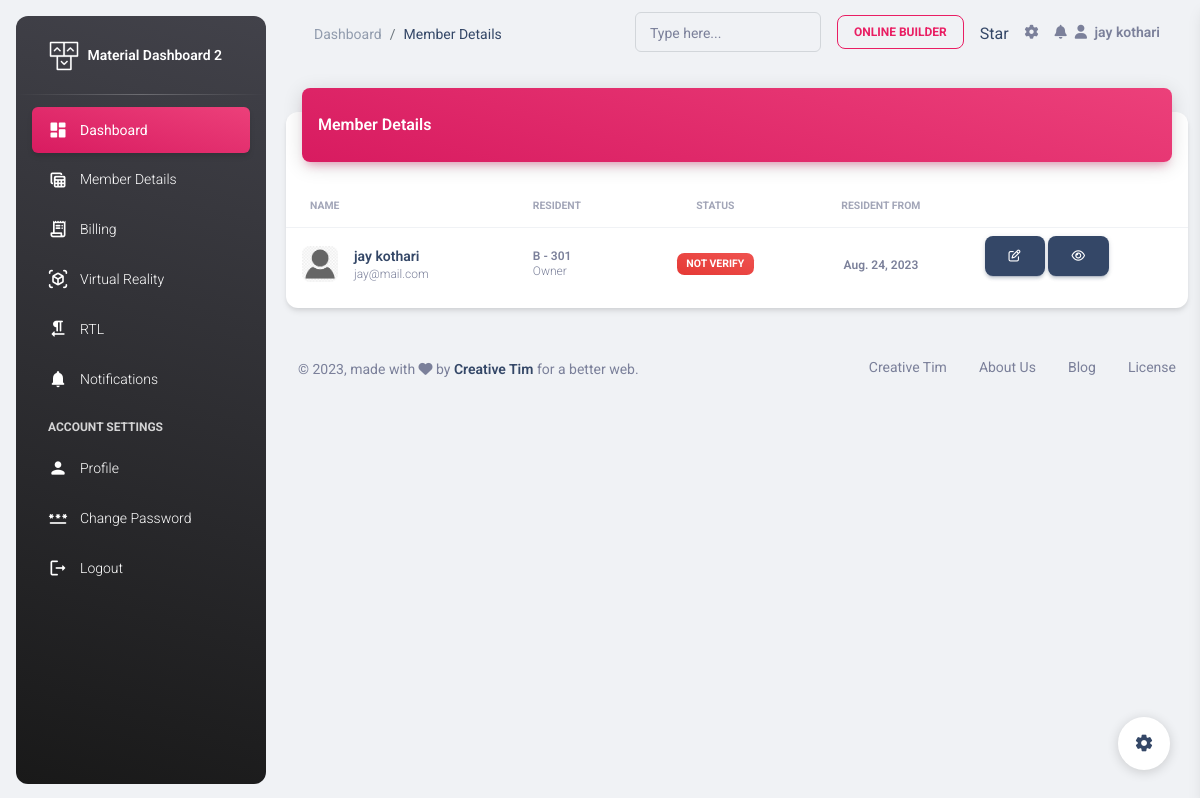
The app's page /sec/member-details/ (signed in), older data.
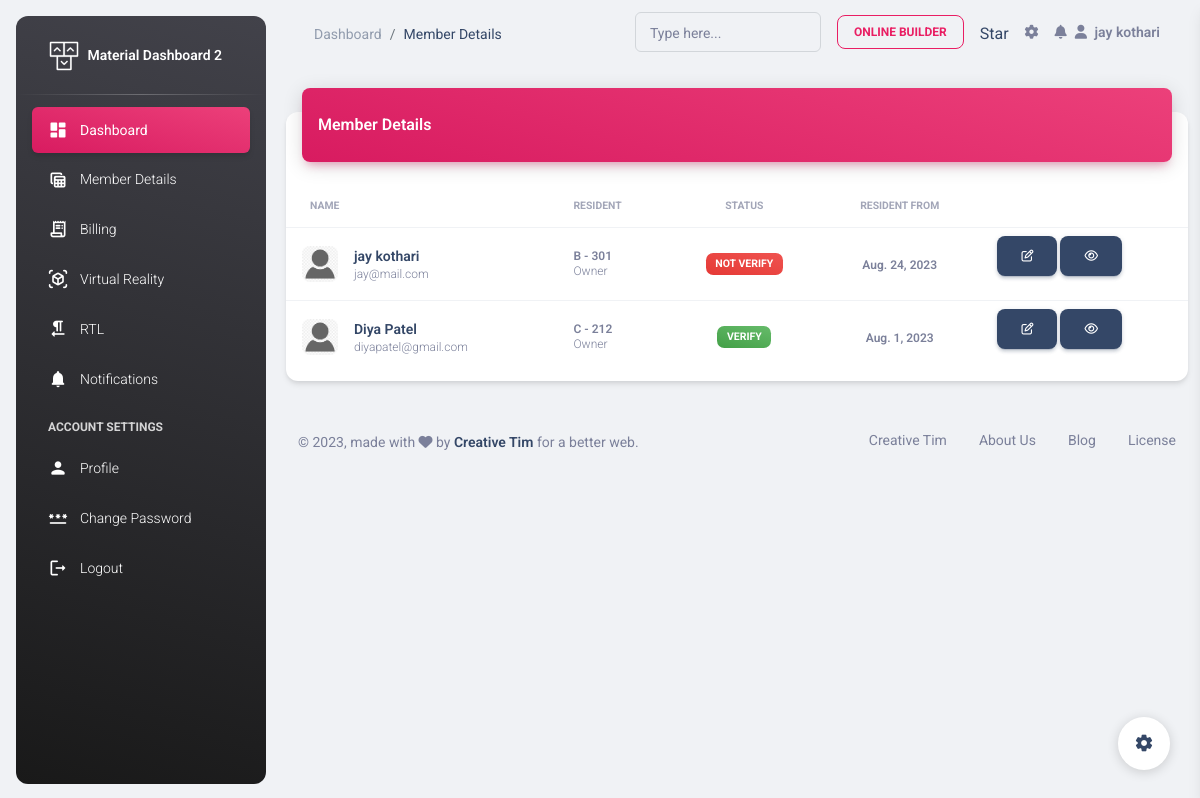
The same page, newer data.
### Secretory/models.py (models this page shows, shortened)
class Secratory(models.Model):
    name = models.CharField(max_length=30)
    email = models.EmailField(unique=True)
    mobile = models.CharField(max_length=10)
    address = models.TextField()
    password = models.CharField(max_length=30)
    sec_from = models.DateField(auto_now_add=True)
    profile_pic = models.FileField(upload_to='profile',default='avtar.png')

### Members/models.py (models this page shows, shortened)
class Member(models.Model):
    fname = models.CharField(max_length=30)
    lname = models.CharField(max_length=30)
    mobile = models.CharField(max_length=13)
    email = models.EmailField(unique=True)
    flat_no = models.IntegerField()
    wing = models.CharField(max_length=1)
    res_from = models.DateField(null=True)
    created_on = models.DateTimeField(auto_now_add=True)
    res_type = models.CharField(max_length=20,default='Owner',choices=choice)
    verify = models.BooleanField(default=False)
    pic = models.FileField(upload_to='member_pic',default='avtar.png')

### Secretory/views.py (the view)
# urls.py: path('member-details/',views.member_details, name='member-details'),
def member_details(request):
    try:
        user = Secratory.objects.get(email=request.session['email'])
        members = Member.objects.all()
        return render(request,'member-details.html',{'user':user,'members':members})
    except:
        return render(request,'sign-in.html')

### Secretory/templates/member-details.html (shortened to what this page needs)
{% extends 'header.html' %}
{% load static %}
{% block page %}
Member Details
{% endblock %}
{% block content %}
<div class="container-fluid py-4">
    <div class="row">
      <div class="col-12">
        <div class="card my-4">
          <div class="card-header p-0 position-relative mt-n4 mx-3 z-index-2">
            <div class="bg-gradient-primary shadow-primary border-radius-lg pt-4 pb-3">
              <h6 class="text-white text-capitalize ps-3">Member Details</h6>
            </div>
          </div>
          <div class="card-body px-0 pb-2">
            <div class="table-responsive p-0">
              <table class="table align-items-center mb-0">
                <thead>
                  <tr>
                    <th class="text-uppercase text-secondary text-xxs font-weight-bolder opacity-7">Name</th>
                    <th class="text-uppercase text-secondary text-xxs font-weight-bolder opacity-7 ps-2">Resident</th>
                    <th class="text-center text-uppercase text-secondary text-xxs font-weight-bolder opacity-7">Status</th>
                    <th class="text-center text-uppercase text-secondary text-xxs font-weight-bolder opacity-7">Resident From</th>
                    <th class="text-secondary opacity-7"></th>
                  </tr>
                </thead>
                <tbody>
                  {% for member in members %}
                  <tr>
                    <td>
                      <div class="d-flex px-2 py-1">
                        <div>
                          <img src="{{member.pic.url}}" class="avatar avatar-sm me-3 border-radius-lg" alt="user1">
                        </div>
                        <div class="d-flex flex-column justify-content-center">
                          <h6 class="mb-0 text-sm">{{member.fname}}  {{member.lname}}</h6>
                          <p class="text-xs text-secondary mb-0">{{member.email}}</p>
                        </div>
                      </div>
                    </td>
                    <td>
                      <p class="text-xs font-weight-bold mb-0">{{member.wing}} - {{member.flat_no}}</p>
                      <p class="text-xs text-secondary mb-0">{{member.res_type}}</p>
                    </td>
                    <td class="align-middle text-center text-sm">
                      {% if member.verify %}
                      <span class="badge badge-sm bg-gradient-success">Verify</span>
                      {% else %}
                      <span class="badge badge-sm bg-gradient-danger">Not Verify</span>
                      {% endif %}
                    </td>
                    <td class="align-middle text-center">
                      <span class="text-secondary text-xs font-weight-bold">{{member.res_from}}</span>
                    </td>
                    <td class="align-middle">
                      <a href="javascript:;" class="text-secondary font-weight-bold text-xs" data-toggle="tooltip" data-original-title="Edit user">
                        <button class="btn btn-dark"><i class="fa fa-edit"></i></button>
                      </a>
                      <a href="javascript:;" class="text-secondary font-weight-bold text-xs" data-toggle="tooltip" data-original-title="Edit user">
                        <button class="btn btn-dark"><i class="fa fa-eye"></i></button>
                      </a>
                    </td>
                  </tr>
                  {% endfor %}
                </tbody>
              </table>
            </div>
          </div>
        </div>
      </div>
    </div>
    <footer class="footer py-4  ">
      <div class="container-fluid">
        <div class="row align-items-center justify-content-lg-between">
          <div class="col-lg-6 mb-lg-0 mb-4">
            <div class="copyright text-center text-sm text-muted text-lg-start">
              © ,
              made with <i class="fa fa-heart"></i> by
              <a href="https://www.creative-tim.com" class="font-weight-bold" target="_blank">Creative Tim</a>
              for a better web.
            </div>
          </div>
          <div class="col-lg-6">
            <ul class="nav nav-footer justify-content-center justify-content-lg-end">
              <li class="nav-item">
                <a href="https://www.creative-tim.com" class="nav-link text-muted" target="_blank">Creative Tim</a>
              </li>
              <li class="nav-item">
                <a href="https://www.creative-tim.com/presentation" class="nav-link text-muted" target="_blank">About Us</a>
              </li>
              <li class="nav-item">
                <a href="https://www.creative-tim.com/blog" class="nav-link text-muted" target="_blank">Blog</a>
              </li>
              <li class="nav-item">
                <a href="https://www.creative-tim.com/license" class="nav-link pe-0 text-muted" target="_blank">License</a>
              </li>
            </ul>
          </div>
        </div>
      </div>
    </footer>
  </div>
{% endblock %}

### Secretory/templates/header.html (shortened to what this page needs)
{% load static %}
<!DOCTYPE html>
<html lang="en">
<head>
  <link href="{% static 'assets/css/nucleo-icons.css' %}" rel="stylesheet" />
  <link href="{% static 'assets/css/nucleo-svg.css' %}" rel="stylesheet" />
  <link id="pagestyle" href="{% static 'assets/css/material-dashboard.css' %}" rel="stylesheet" />
</head>
<body class="g-sidenav-show  bg-gray-200">
  <aside class="sidenav navbar navbar-vertical navbar-expand-xs border-0 border-radius-xl my-3 fixed-start ms-3   bg-gradient-dark" id="sidenav-main">
    <div class="sidenav-header">
      <a class="navbar-brand m-0" href=" https://demos.creative-tim.com/material-dashboard/pages/dashboard " target="_blank">
        <img src="{% static 'assets/img/logo-ct.png' %}" class="navbar-brand-img h-100" alt="main_logo">
        <span class="ms-1 font-weight-bold text-white">Material Dashboard 2</span>
      </a>
    </div>
    <hr class="horizontal light mt-0 mb-2">
    <div class="collapse navbar-collapse  w-auto " id="sidenav-collapse-main">
      <ul class="navbar-nav">
        <li class="nav-item">
          <a class="nav-link text-white active bg-gradient-primary" href="{% url 'index' %}">
            <div class="text-white text-center me-2 d-flex align-items-center justify-content-center">
              <i class="material-icons opacity-10">dashboard</i>
            </div>
            <span class="nav-link-text ms-1">Dashboard</span>
          </a>
        </li>
        <li class="nav-item">
          <a class="nav-link text-white " href="{% url 'member-details' %}">
            <div class="text-white text-center me-2 d-flex align-items-center justify-content-center">
              <i class="material-icons opacity-10">table_view</i>
            </div>
            <span class="nav-link-text ms-1">Member Details</span>
          </a>
        </li>
        <li class="nav-item">
          <a class="nav-link text-white " href="../pages/billing.html">
            <div class="text-white text-center me-2 d-flex align-items-center justify-content-center">
              <i class="material-icons opacity-10">receipt_long</i>
            </div>
            <span class="nav-link-text ms-1">Billing</span>
          </a>
        </li>
        <li class="nav-item">
          <a class="nav-link text-white " href="../pages/virtual-reality.html">
            <div class="text-white text-center me-2 d-flex align-items-center justify-content-center">
              <i class="material-icons opacity-10">view_in_ar</i>
            </div>
            <span class="nav-link-text ms-1">Virtual Reality</span>
          </a>
        </li>
        <li class="nav-item">
          <a class="nav-link text-white " href="../pages/rtl.html">
            <div class="text-white text-center me-2 d-flex align-items-center justify-content-center">
              <i class="material-icons opacity-10">format_textdirection_r_to_l</i>
            </div>
            <span class="nav-link-text ms-1">RTL</span>
          </a>
        </li>
        <li class="nav-item">
          <a class="nav-link text-white " href="../pages/notifications.html">
            <div class="text-white text-center me-2 d-flex align-items-center justify-content-center">
              <i class="material-icons opacity-10">notifications</i>
            </div>
            <span class="nav-link-text ms-1">Notifications</span>
          </a>
        </li>
        <li class="nav-item mt-3">
          <h6 class="ps-4 ms-2 text-uppercase text-xs text-white font-weight-bolder opacity-8">Account Settings</h6>
        </li>
        <li class="nav-item">
          <a class="nav-link text-white " href="{% url 'edit-profile' %}">
            <div class="text-white text-center me-2 d-flex align-items-center justify-content-center">
              <i class="material-icons opacity-10">person</i>
            </div>
            <span class="nav-link-text ms-1">Profile</span>
          </a>
        </li>
        <li class="nav-item">
          <a class="nav-link text-white " href="{% url 'change-password' %}">
            <div class="text-white text-center me-2 d-flex align-items-center justify-content-center">
              <i class="material-icons opacity-10">password</i>
            </div>
            <span class="nav-link-text ms-1">Change Password</span>
          </a>
        </li>
        <li class="nav-item">
          <a class="nav-link text-white " href="{% url 'logout' %}">
            <div class="text-white text-center me-2 d-flex align-items-center justify-content-center">
              <i class="material-icons opacity-10">logout</i>
            </div>
            <span class="nav-link-text ms-1">Logout</span>
          </a>
        </li>
      </ul>
    </div>
  </aside>
  <main class="main-content position-relative max-height-vh-100 h-100 border-radius-lg ">
    <nav class="navbar navbar-main navbar-expand-lg px-0 mx-4 shadow-none border-radius-xl" id="navbarBlur" data-scroll="true">
        <div class="container-fluid py-1 px-3">
          <nav aria-label="breadcrumb">
            <ol class="breadcrumb bg-transparent mb-0 pb-0 pt-1 px-0 me-sm-6 me-5">
              <li class="breadcrumb-item text-sm"><a class="opacity-5 text-dark" href="javascript:;">Dashboard</a></li>
              <li class="breadcrumb-item text-sm text-dark active" aria-current="page">{% block page %}Dashboard{% endblock %}</li>
            </ol>
          </nav>
          <div class="collapse navbar-collapse mt-sm-0 mt-2 me-md-0 me-sm-4" id="navbar">
            <div class="ms-md-auto pe-md-3 d-flex align-items-center">
              <div class="input-group input-group-outline">
                <label class="form-label">Type here...</label>
                <input type="text" class="form-control">
              </div>
            </div>
            <ul class="navbar-nav  justify-content-end">
              <li class="nav-item d-flex align-items-center">
                <a class="btn btn-outline-primary btn-sm mb-0 me-3" target="_blank" href="https://www.creative-tim.com/builder?ref=navbar-material-dashboard">Online Builder</a>
              </li>
              <li class="mt-2">
                <a class="github-button" href="https://github.com/creativetimofficial/material-dashboard" data-icon="octicon-star" data-size="large" data-show-count="true" aria-label="Star creativetimofficial/material-dashboard on GitHub">Star</a>
              </li>
              <li class="nav-item px-3 d-flex align-items-center">
                <a href="javascript:;" class="nav-link text-body p-0">
                  <i class="fa fa-cog fixed-plugin-button-nav cursor-pointer"></i>
                </a>
              </li>
              <li class="nav-item dropdown pe-2 d-flex align-items-center">
                <a href="javascript:;" class="nav-link text-body p-0" id="dropdownMenuButton" data-bs-toggle="dropdown" aria-expanded="false">
                  <i class="fa fa-bell cursor-pointer"></i>
                </a>
              </li>
              <li class="nav-item d-flex align-items-center">
                <a href="../pages/sign-in.html" class="nav-link text-body font-weight-bold px-0">
                  <i class="fa fa-user me-sm-1"></i>
                  <span class="d-sm-inline d-none">{{user.name}}</span>
                </a>
              </li>
            </ul>
          </div>
        </div>
      </nav>
      {% block content %}
      {% endblock %}
    </main>
    <div class="fixed-plugin">
      <a class="fixed-plugin-button text-dark position-fixed px-3 py-2">
        <i class="material-icons py-2">settings</i>
      </a>
    </div>
  </body>
  </html>

Row changes from the older to the newer data that the page shows:
added Member: pic (picture), fname "Diya", lname "Patel", email "diyapatel@gmail.com", wing "C", flat_no "212", res_type "Owner", verify "VERIFY", res_from "Aug. 1, 2023"
